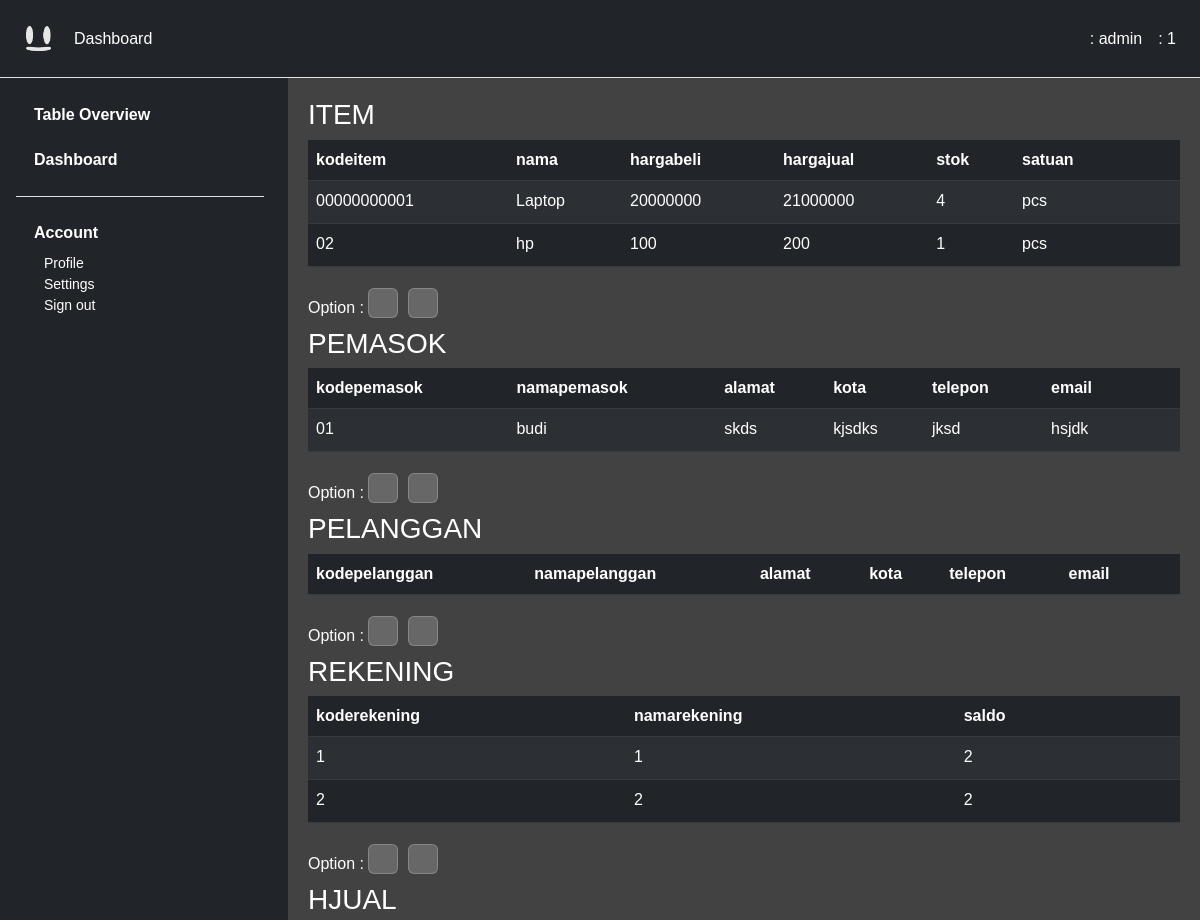
Before: /dashboard/?tview=all (signed in, upper part) with the older database file.
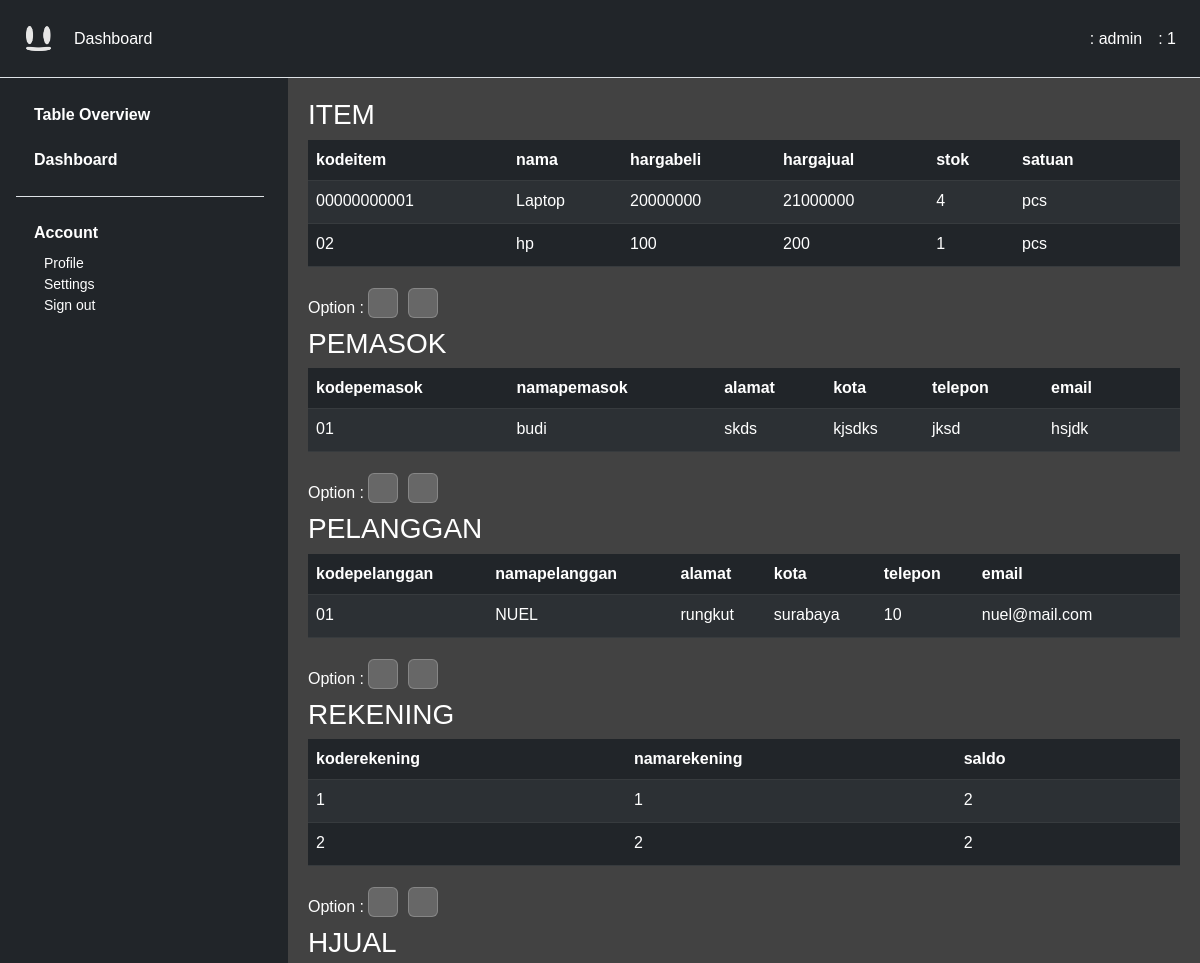
After: the same page with the newer database file.
### tables this page shows
CREATE TABLE item (
    kodeitem VARCHAR(5) PRIMARY KEY,
    nama VARCHAR(255),
    hargabeli DOUBLE,
    hargajual DOUBLE,
    stok DOUBLE,
    satuan VARCHAR(10)
);

CREATE TABLE pemasok (
    kodepemasok VARCHAR(5) PRIMARY KEY,
    namapemasok VARCHAR(50),
    alamat VARCHAR(255),
    kota VARCHAR(25),
    telepon VARCHAR(15),
    email VARCHAR(255)
);

CREATE TABLE rekening (
    koderekening VARCHAR(5) PRIMARY KEY,
    namarekening VARCHAR(255),
    saldo DOUBLE
);

CREATE TABLE pelanggan (
    kodepelanggan VARCHAR(9) PRIMARY KEY,
    namapelanggan VARCHAR(50),
    alamat VARCHAR(255),
    kota VARCHAR(25),
    telepon VARCHAR(15),
    email VARCHAR(255)
);

### php-component/table.php (the view, shortened to what this page needs)
<?php
function connect_db() {
    $db = new SQLite3('../db/database.db');
    return $db;
}
function add_data(&$table_name, &$template, &$template_t) {
    $table_name = $_SESSION["table name"];
    $template = array(
        array("kodeitem", "nama", "hargabeli", "hargajual", "stok", "satuan"),
        array("kodepemasok", "namapemasok", "alamat", "kota", "telepon", "email"),
        array("kodepelanggan", "namapelanggan", "alamat", "kota", "telepon", "email"),
        array("koderekening", "namarekening", "saldo"),
        array("nojual", "tanggal", "kodepelanggan", "total", "keterangan"),
        array("nogenerate", "nojual", "kodeitem", "qty", "hargajual", "stok"),
        array("nobeli", "noref", "tanggal", "kodepemasok", "total", "keterangan"),
        array("nogenerate", "nobeli", "kodeitem", "qty", "hargabeli", "stok"),
        array("no", "nojual", "tanggal", "totalbayar", "keterangan", "koderekening"),
        array("no", "nobeli", "tanggal", "totalbayar", "keterangan", "koderekening"),
    );
}
function makeTable($dest) {
    $db = connect_db();
    $table_name = array();
    $template = array();
    $template_t = array();
    add_data($table_name, $template, $template_t);
    for ($i=0; $i < count($table_name); $i++) {
        $name_upper = strtoupper($table_name[$i]);
        $name = $table_name[$i];
        echo "<div class='table-responsive'>";
        echo "<h3>$name_upper</h3>";
        echo "<table class='table table-dark table-striped'>";
        echo "<thead>";
        echo "<tr>";
        for ($j=0; $j < count($template[$i]); $j++) {
            echo "<th>" . $template[$i][$j] . "</th>";
        }
        echo "<td></td>";
        echo "</tr>";
        echo "</thead>";
        echo "<tbody>";
        $results = $db->query("select * from $name;");
        while ($row= $results->fetchArray()) {
            $current_id = $row[$template[$i][0]];
            echo "<tr>";
            for ($j=0; $j < count($template[$i]); $j++) {
                echo "<td>" . $row[$template[$i][$j]] . "</td>";
            }
            echo "<td>";
            echo "<form method='post' action=$dest>";
            echo "<button name='edit-$name' type='submit' class='btn text-white' value='$current_id'>&nbsp<i class='nf nf-fa-edit'></i>&nbsp</button>";
            echo "</form>";
            echo "</td>";
            echo "</tr>";
        }
        echo "</tbody>";
        echo "</table>";
        echo "</div>";
        echo "<form action='$dest' method='post' class='inline-button mb-1'>";
        echo "<span>Option : </span>";
        echo "<button class='table-button p-1' type='submit' name='del-$name'><i class='nf nf-fa-minus'></i></button>";
        echo "<button class='table-button p-1' type='submit' name='add-$name'><i class='nf nf-fa-plus'></i></button>";
        echo "</form>";
    }
}
?>

### dashboard/index.php (shortened to what this page needs)
<!doctype html>
<html lang="en">
    <head>
        <link rel="stylesheet" href="/css/style.css" />
        <link
        href="https://cdn.jsdelivr.net/npm/bootstrap@5.2.3/dist/css/bootstrap.min.css"
        rel="stylesheet"
    />
    </head>
    <body class="dark-bg-custom">
        <div id="header">
            <?php
            include '../php-component/header.php';
            ?>
        </div>
        <div id="sidebar">
            <?php
            include '../php-component/table.php';
            include '../php-component/sidebar.php';
            ?>
        </div>
        <div class="content">
            <div id="content-real">
                <?php
                if (isset($_GET["tview"])) {
                    if ($_GET["tview"] == "all") {
                        $dest = "/dashboard/?tview=all";
                        if ($_SESSION["user type"] == 1) {
                            echo "<div class='table-start' id='table-pos'>";
                            makeTable($dest);
                            echo "</div>";
                        } else {echo "<h1>Illegal access.</h1>";}
                    }
                } else {
                    if (isset($_SESSION["displayed"])) {
                        unset($_SESSION["displayed"]);
                    }
                    include "../php-component/dash.php";
                    render();
                }
                ?>
            </div>
        </div>
    </body>
</html>

### php-component/header.php
<header class="p-3 text bg-dark border-bottom">
    <div
        class="d-flex flex-wrap align-items-center justify-content-center justify-content-lg-start"
    >
        <a
            href="/index.php"
            class="d-flex align-items-center mb-2 mb-lg-0 text-white text-decoration-none"
        >
            <img src="/assets/logo.png" class="logo">
        </a>
        <ul
            class="nav col-12 col-lg-auto me-lg-auto mb-2 justify-content-center mb-md-0"
        >
            <li class="px-2 text-white nav-link">Dashboard</li>
        </ul>
        <div class="text-end">
            <ul
                class="nav col-12 col-lg-auto me-lg-auto mb-2 mb-md-0"
            >
                <?php
                $type = $_SESSION["user type"];
                $name = $_SESSION["user name"];
                echo "<li class='px-2 text-white'><i class='nf nf-fa-user'></i> : " . $name . "</li>";
                echo "<li class='px-2 text-white'><i class='nf nf-cod-type_hierarchy'></i> : " . $type . "</li>";
                ?>
            </ul>
        </div>
    </div>
</header>

### php-component/sidebar.php (shortened to what this page needs)
<div class="left-bar secondary-color dark-bg-custom">
    <div class="flex-shrink-0 p-3 dark-bg-custom" style="width: 280px">
        <ul class="list-unstyled ps-0">
            <li class="p-2 mb-1 text-white">
                <button
                    class="btn btn-toggle d-inline-flex align-items-center rounded border-0 collapsed text-white fw-bold"
                    data-bs-toggle="collapse"
                    data-bs-target="#home-collapse"
                    aria-expanded="false"
                >
                    <i class='nf nf-cod-table' style='margin-right:10px;'></i>Table Overview
                </button>
            </li>
            <li class="p-2 mb-1">
                <button
                    class="btn btn-toggle d-inline-flex align-items-center rounded border-0 collapsed text-white fw-bold"
                    data-bs-toggle="collapse"
                    data-bs-target="#dashboard-collapse"
                    aria-expanded="false"
                >
                    <i class='nf nf-cod-dashboard' style='margin-right:10px;'></i>Dashboard
                </button>
            </li>
            <li class="border-top my-3"></li>
            <li class="p-2 mb-1">
                <button
                    class="btn btn-toggle d-inline-flex align-items-center rounded border-0 text-white fw-bold"
                    data-bs-toggle="collapse"
                    data-bs-target="#account-collapse"
                    aria-expanded="true"
                >
                    <i class='nf nf-md-account' style='margin-right:10px;'></i>Account
                </button>
                <div class="collapse show mt-2" id="account-collapse" style="">
                    <ul class="btn-toggle-nav list-unstyled fw-normal pb-1 small">
                        <li>
                            <a
                                href="?acc=profile"
                                class="text-white d-inline-flex text-decoration-none rounded"
                            >Profile</a
                            >
                        </li>
                        <li>
                            <a
                                href="?acc=settings"
                                class="text-white d-inline-flex text-decoration-none rounded"
                            >Settings</a
                            >
                        </li>
                        <li>
                            <a
                                href="/php-component/logout.php"
                                class="text-white d-inline-flex text-decoration-none rounded"
                            >Sign out</a
                            >
                        </li>
                    </ul>
                </div>
            </li>
        </ul>
    </div>
</div>

### css/style.css (style rules this page uses)
* { margin: 0px; padding: 0px; font-family: Arial, Helvetica, sans-serif; }
.dark-bg-custom { background: rgb(33, 37, 41); }
.left-bar { left: 0; position: absolute; min-width: 18rem; height: 100vh; background: rgb(33, 37, 41); color: white; }
.content { margin-left: 18rem; padding: 20px; background: #424242; color: white; min-height: 100vh; }
.logo { width: 25px !important; height: 25px !important; margin: 10px; margin-right: 15px; }
#home-collapse, #dashboard-collapse, #orders-collapse, #account-collapse { margin-left: 20px; }
body { background: #424242; color: white; }
.table-button { min-width: 30px; background: rgba(255, 255, 255, 0.2); padding: 3px; margin: 5px; margin-right: 10px; margin-left: 0px; border-radius: 6px; border: none; color: white; border: 1px solid rgba(255, 255, 255, 0.2); transition: background, border ease-in-out 0.3s; font-size: 0.7em; min-height: 30px; }
.btn { border: none; background: none; padding: 0 !important; cursor: pointer; }

Changed rows visible on the page:
added pelanggan: kodepelanggan "01", namapelanggan "NUEL", alamat "rungkut", kota "surabaya", telepon "10", email "nuel@mail.com"
